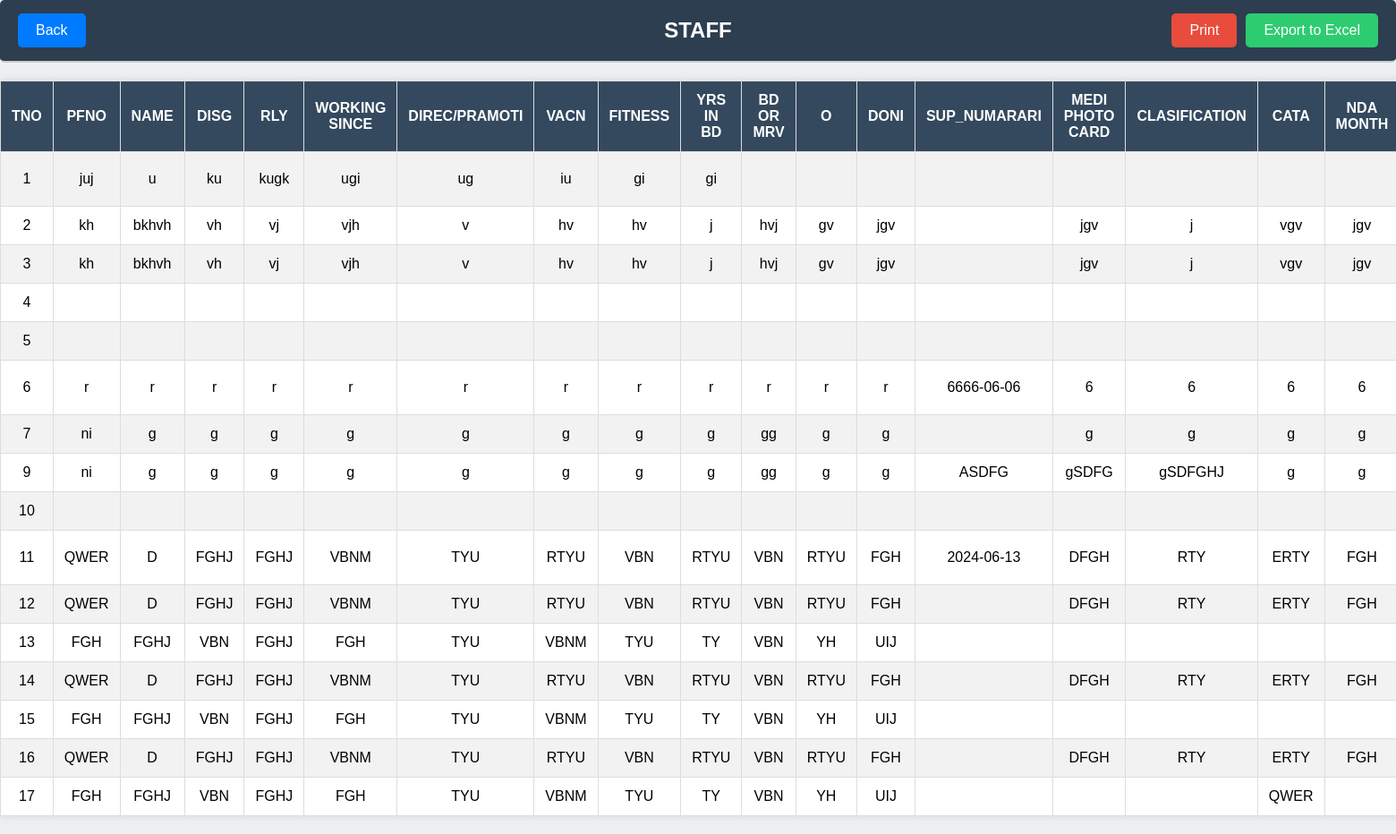
/rep_staff.php, run on the app's committed database.
### tables this page shows
CREATE TABLE `staff` (
  `sno` int(100) NOT NULL,
  `tno` varchar(100) NOT NULL,
  `pfno` varchar(100) NOT NULL,
  `name` varchar(100) NOT NULL,
  `disg` varchar(100) NOT NULL,
  `rly` varchar(100) NOT NULL,
  `workingsince` varchar(100) NOT NULL,
  `direc` varchar(100) NOT NULL,
  `vacn` varchar(100) NOT NULL,
  `fitness` varchar(100) NOT NULL,
  `yrsinbd` varchar(100) NOT NULL,
  `bdormrv` varchar(100) NOT NULL,
  `o` varchar(100) NOT NULL,
  `doni` varchar(100) NOT NULL,
  `supnumarari` varchar(100) NOT NULL,
  `mediphoto` varchar(111) NOT NULL,
  `classification` varchar(111) DEFAULT NULL,
  `cata` varchar(111) NOT NULL,
  `ndamonth` varchar(111) NOT NULL,
  `ndacode` varchar(111) NOT NULL,
  `ndahours` varchar(111) NOT NULL,
  `nha` varchar(100) NOT NULL,
  `del` varchar(100) NOT NULL,
  `awards` varchar(100) NOT NULL,
  `doe` varchar(100) NOT NULL,
  `vaccine` varchar(100) NOT NULL,
  `vaccine1` varchar(100) NOT NULL,
  `vaccine2` varchar(100) NOT NULL,
  `hrmsid` varchar(100) NOT NULL,
  `billunit` varchar(100) NOT NULL,
  `los` varchar(111) NOT NULL,
  `rcduedt` varchar(111) NOT NULL,
  `rcattdt` varchar(111) NOT NULL,
  `rim` varchar(111) NOT NULL,
  `aadharno` varchar(111) NOT NULL,
  `lap` varchar(111) NOT NULL,
  `lhap` varchar(111) NOT NULL,
  `aaa` varchar(111) NOT NULL,
  `dor` varchar(111) NOT NULL,
  `gpay` varchar(100) NOT NULL,
  `npsno` varchar(100) NOT NULL,
  `cellno` varchar(100) NOT NULL,
  `expr1018` varchar(100) NOT NULL,
  `panno` varchar(100) NOT NULL,
  `grade` varchar(100) NOT NULL,
  `ropay` varchar(100) NOT NULL,
  `dob` varchar(100) NOT NULL,
  `doa` varchar(100) NOT NULL,
  `sup` varchar(100) NOT NULL,
  `batch` varchar(100) NOT NULL,
  `age` varchar(100) NOT NULL,
  `doec` varchar(100) NOT NULL,
  `fplaning` varchar(100) NOT NULL,
  `son` varchar(100) NOT NULL,
  `daughter` varchar(100) NOT NULL,
  `chailed` varchar(100) NOT NULL,
  `lcage` varchar(100) NOT NULL,
  `vctb` varchar(100) NOT NULL,
  `hospital` varchar(100) NOT NULL,
  `place` varchar(100) NOT NULL,
  `pass` varchar(100) NOT NULL,
  `pfrmslmis` varchar(100) NOT NULL,
  `scale` varchar(100) NOT NULL,
  `award` varchar(100) NOT NULL,
  `snu` varchar(100) NOT NULL,
  `qualification` varchar(100) NOT NULL,
  `lastrcatten` varchar(100) NOT NULL,
  `oldstn` varchar(100) NOT NULL,
  `fromtno` varchar(100) NOT NULL,
  `olddrop` varchar(100) NOT NULL,
  `tostn` varchar(100) NOT NULL,
  `naoftrf` varchar(100) NOT NULL,
  `authority` varchar(100) NOT NULL,
  `activity` varchar(100) NOT NULL,
  `dateofpgrade` varchar(100) NOT NULL,
  `presenadrs` varchar(100) NOT NULL,
  `permanentadrs` varchar(100) NOT NULL,
  `knowcomp` varchar(100) NOT NULL,
  `print1` varchar(100) NOT NULL,
  `groupname` varchar(100) NOT NULL,
  `rlyqtrs` varchar(100) NOT NULL,
  `mf` varchar(100) NOT NULL
);

### rep_staff.php (the view, shortened to what this page needs)
<?php
$servername = "localhost";
$username = "root";
$password = "";
$dbname = "railways";
$conn = new mysqli($servername, $username, $password, $dbname);
$sql = "SELECT * FROM staff";
$result = $conn->query($sql);
?>
<!DOCTYPE html>
<html lang="en">
<head>
    <link rel="stylesheet" href="reports.css">
</head>
<body>
<header>
    <button class="back-btn" onclick="goBack()">Back</button>
    <h2>STAFF</h2>
    <div class="btn-container">
        <button class="print-btn" onclick="printData()">Print</button>
        <button class="excel-btn" onclick="exportToExcel()">Export to Excel</button>
    </div>
</header>
<div class="table-container">
    <table id="data-table">
        <thead>
        <tr>
                    <th>TNO</th>
                    <th>PFNO</th>
                    <th>NAME</th>
                    <th>DISG</th>
                    <th>RLY</th>
                    <th>WORKING SINCE</th>
                    <th>DIREC/PRAMOTI</th>
                    <th>VACN</th>
                    <th>FITNESS</th>
                    <th>YRS IN BD</th>
                    <th>BD OR MRV</th>
                    <th>O</th>
                    <th>DONI</th>
                    <th>SUP_NUMARARI</th>
                    <th>MEDI PHOTO CARD</th>
                    <th>CLASIFICATION</th>
                    <th>CATA</th>
                    <th>NDA MONTH</th>
                </tr>
        </thead>
        <tbody>
            <?php if ($result->num_rows > 0): ?>
                <?php while($row = $result->fetch_assoc()): ?>
                    <tr>
                        <td><?php echo htmlspecialchars($row["sno"]); ?></td>
                        <td><?php echo htmlspecialchars($row["tno"]); ?></td>
                        <td><?php echo htmlspecialchars($row["pfno"]); ?></td>
                        <td><?php echo htmlspecialchars($row["name"]); ?></td>
                        <td><?php echo htmlspecialchars($row["disg"]); ?></td>
                        <td><?php echo htmlspecialchars($row["rly"]); ?></td>
                        <td><?php echo htmlspecialchars($row["workingsince"]); ?></td>
                        <td><?php echo htmlspecialchars($row["direc"]); ?></td>
                        <td><?php echo htmlspecialchars($row["vacn"]); ?></td>
                        <td><?php echo htmlspecialchars($row["fitness"]); ?></td>
                        <td><?php echo htmlspecialchars($row["yrsinbd"]); ?></td>
                        <td><?php echo htmlspecialchars($row["bdormrv"]); ?></td>
                        <td><?php echo htmlspecialchars($row["o"]); ?></td>
                        <td><?php echo htmlspecialchars($row["doni"]); ?></td>
                        <td><?php echo htmlspecialchars($row["supnumarari"]); ?></td>
                        <td><?php echo htmlspecialchars($row["mediphoto"]); ?></td>
                        <td><?php echo htmlspecialchars($row["classification"]); ?></td>
                        <td><?php echo htmlspecialchars($row["cata"]); ?></td>
                    </tr>
                <?php endwhile; ?>
            <?php else: ?>
                <tr>
                    <td colspan="60">No data found</td>
                </tr>
            <?php endif; ?>
        </tbody>
    </table>
</div>
</body>
</html>

### reports.css (style rules this page uses)
body { font-family: Arial, sans-serif; background-color: #ecf0f1; margin: 0; padding: 0; box-sizing: border-box; }
header { background-color: #2c3e50; color: white; padding: 20px; text-align: center; width: 100%; right:0; border-bottom: 2px solid #ccc; border-radius: 5px; box-sizing: border-box; position: sticky; }
header h2 { margin: 0; }
header .btn-container { position: absolute; right: 20px; top: 50%; transform: translateY(-50%); display: flex; gap: 10px; }
header .back-btn { position: absolute; left: 20px; top: 50%; transform: translateY(-50%); background-color: #007BFF; color: white; border: none; padding: 10px 20px; border-radius: 5px; cursor: pointer; font-size: 16px; }
header button { color: white; border: none; padding: 10px 20px; border-radius: 5px; cursor: pointer; font-size: 16px; }
header .print-btn { background-color: #e74c3c; }
header .excel-btn { background-color: #2ecc71; }
table { width: 100%; border-collapse: collapse; margin: 20px 0; background-color: #fff; box-shadow: 0 0 10px rgba(0,0,0,0.1); }
th, td { border: 1px solid #ddd; padding: 12px; text-align: center; }
th { background-color: #34495e; color: white; }
tbody tr:nth-child(odd) { background-color: #f2f2f2; }

### data on the page
staff: sno "1", tno "juj", pfno "u", name "ku", disg "kugk", rly "ugi", workingsince "ug", direc "iu", vacn "gi", fitness "gi"
staff: sno "2", tno "kh", pfno "bkhvh", name "vh", disg "vj", rly "vjh", workingsince "v", direc "hv", vacn "hv", fitness "j", yrsinbd "hvj", bdormrv "gv", o "jgv", supnumarari "jgv", mediphoto "j", classification "vgv", cata "jgv"
staff: sno "3", tno "kh", pfno "bkhvh", name "vh", disg "vj", rly "vjh", workingsince "v", direc "hv", vacn "hv", fitness "j", yrsinbd "hvj", bdormrv "gv", o "jgv", supnumarari "jgv", mediphoto "j", classification "vgv", cata "jgv"
staff: sno "4"
staff: sno "5"
staff: sno "6", tno "r", pfno "r", name "r", disg "r", rly "r", workingsince "r", direc "r", vacn "r", fitness "r", yrsinbd "r", bdormrv "r", o "r", doni "6666-06-06", supnumarari "6", mediphoto "6", classification "6", cata "6"
staff: sno "7", tno "ni", pfno "g", name "g", disg "g", rly "g", workingsince "g", direc "g", vacn "g", fitness "g", yrsinbd "gg", bdormrv "g", o "g", supnumarari "g", mediphoto "g", classification "g", cata "g"
staff: sno "9", tno "ni", pfno "g", name "g", disg "g", rly "g", workingsince "g", direc "g", vacn "g", fitness "g", yrsinbd "gg", bdormrv "g", o "g", doni "ASDFG", supnumarari "gSDFG", mediphoto "gSDFGHJ", classification "g", cata "g"
staff: sno "10"
staff: sno "11", tno "QWER", pfno "D", name "FGHJ", disg "FGHJ", rly "VBNM", workingsince "TYU", direc "RTYU", vacn "VBN", fitness "RTYU", yrsinbd "VBN", bdormrv "RTYU", o "FGH", doni "2024-06-13", supnumarari "DFGH", mediphoto "RTY", classification "ERTY", cata "FGH"
staff: sno "12", tno "QWER", pfno "D", name "FGHJ", disg "FGHJ", rly "VBNM", workingsince "TYU", direc "RTYU", vacn "VBN", fitness "RTYU", yrsinbd "VBN", bdormrv "RTYU", o "FGH", supnumarari "DFGH", mediphoto "RTY", classification "ERTY", cata "FGH"
staff: sno "13", tno "FGH", pfno "FGHJ", name "VBN", disg "FGHJ", rly "FGH", workingsince "TYU", direc "VBNM", vacn "TYU", fitness "TY", yrsinbd "VBN", bdormrv "YH", o "UIJ"
staff: sno "14", tno "QWER", pfno "D", name "FGHJ", disg "FGHJ", rly "VBNM", workingsince "TYU", direc "RTYU", vacn "VBN", fitness "RTYU", yrsinbd "VBN", bdormrv "RTYU", o "FGH", supnumarari "DFGH", mediphoto "RTY", classification "ERTY", cata "FGH"
staff: sno "15", tno "FGH", pfno "FGHJ", name "VBN", disg "FGHJ", rly "FGH", workingsince "TYU", direc "VBNM", vacn "TYU", fitness "TY", yrsinbd "VBN", bdormrv "YH", o "UIJ"
staff: sno "16", tno "QWER", pfno "D", name "FGHJ", disg "FGHJ", rly "VBNM", workingsince "TYU", direc "RTYU", vacn "VBN", fitness "RTYU", yrsinbd "VBN", bdormrv "RTYU", o "FGH", supnumarari "DFGH", mediphoto "RTY", classification "ERTY", cata "FGH"
staff: sno "17", tno "FGH", pfno "FGHJ", name "VBN", disg "FGHJ", rly "FGH", workingsince "TYU", direc "VBNM", vacn "TYU", fitness "TY", yrsinbd "VBN", bdormrv "YH", o "UIJ", classification "QWER"
